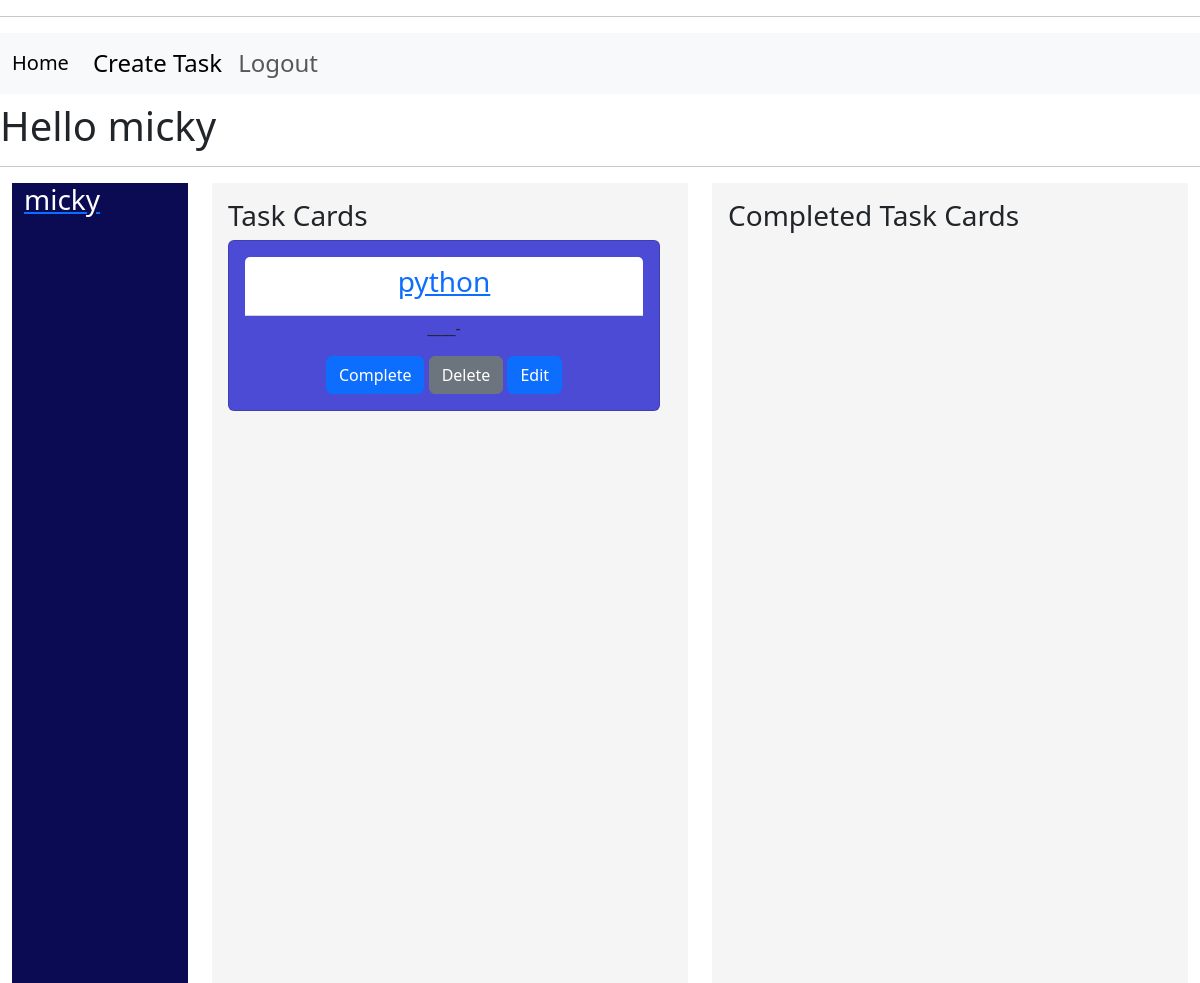
Before: /home/ (signed in) with the older database file.
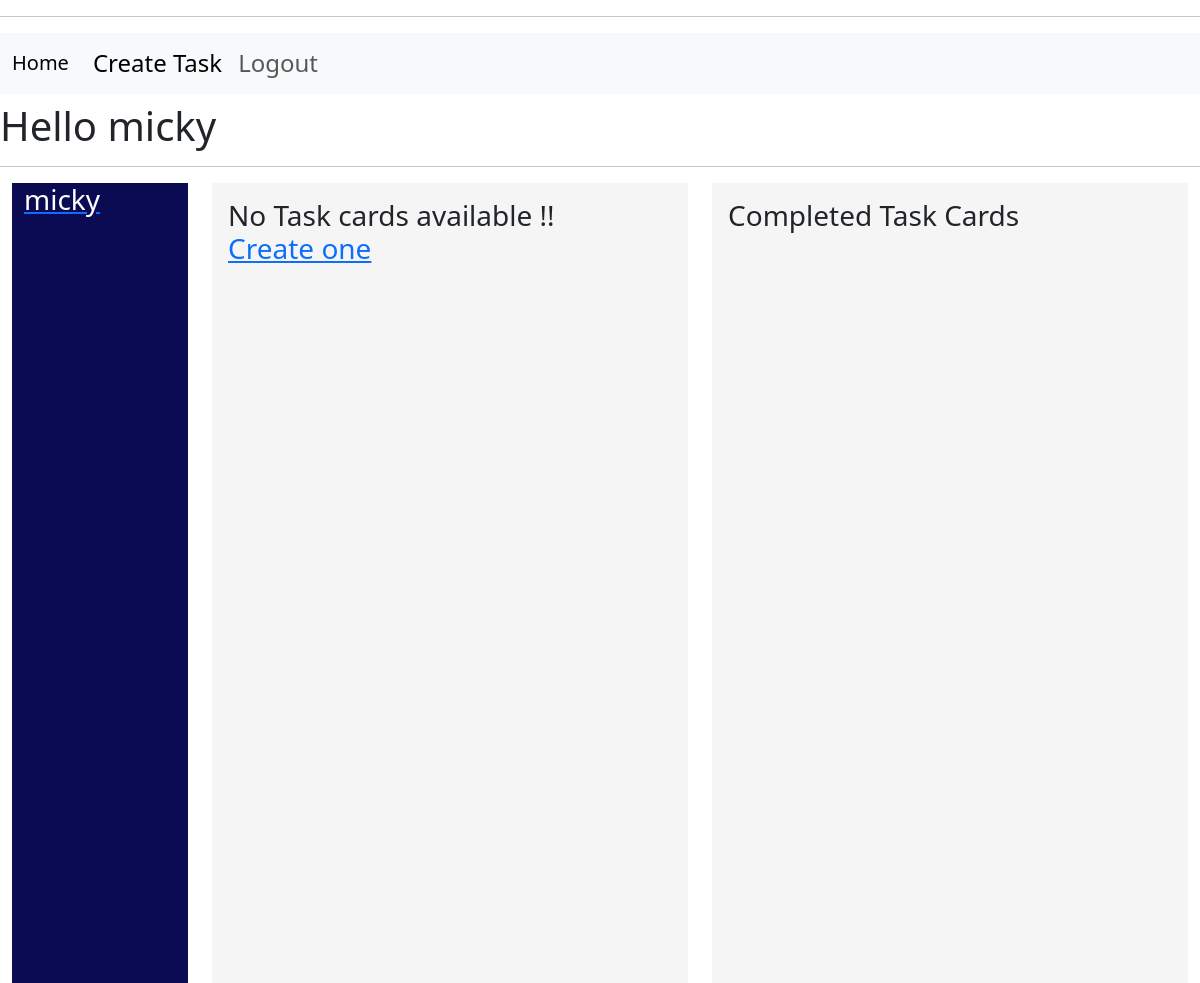
After: the same page with the newer database file.
### core/models.py (models this page shows)
class Task(models.Model):
    user=models.ForeignKey(User,on_delete=models.CASCADE,null=True,blank=True)
    name=models.CharField(max_length=50)
    priority=models.CharField(max_length=50)
    date_created=models.DateField(auto_now_add=True)
    due_date=models.DateField()
    description=models.TextField(max_length=500,null=True,blank=True)
    completed=models.BooleanField(default=False,null=True,blank=True)
    def __str__(self):
        return self.name

### core/views.py (the view)
# urls.py: path("home/",views.homepage,name="homepage"),
@login_required(login_url="/")
def homepage(request):
    completed_tasks=[]
    not_completed_tasks=[]
    tasks=models.Task.objects.filter(user=request.user.id)
    for task in tasks:
        if task.completed==True:
            completed_tasks.append(task)
        else:
            not_completed_tasks.append(task)
    print(completed_tasks)
    print(not_completed_tasks)
    b=len(completed_tasks)
    if b>0:
        b=True
    else:
        b=False
    print(b)
    a=len(not_completed_tasks)
    print(a)
    if a>0:
        a=True
    else:
        a=False
    print(a)
    context={"a":a,"tasks_b":completed_tasks,"tasks_a":not_completed_tasks}
    return render(request,"core/homepage.html",context)

### core/templates/core/homepage.html (shortened to what this page needs)
{% extends "main_template.html" %}
{% block content %}
<div class="container-fluid">
      <div class="row">
            <div class="col-2">
                  <div class="box-sidebar">
                        <div class="container">
                          <a href="{%url 'user-profile'%}">
                                <h3 style="color:white">{{request.user.username}}
                                </h3>
                          </a>
                        </div>
                  </div>
            </div>
            <div class="col">
                  <div class="box">
                        <div class="container-tasks py-3 px-3">
                              {% if not a%}
                              <h3>No Task cards available !!
                                <br>
                                <a href="{% url 'create-task' %}">Create one</a>
                              </h3>
                              {% else %}
                              <h3>Task Cards</h3>
                                {% for task in tasks_a%}
                                <div  class="card text-center mb-3" style="width: 27rem;">
                                  <div class="card-body">
                                        <h5 class="card-header"><a href="{% url 'into-task' task.id %}"><h3>{{task.name}}</h3></a></h5>
                                            {% if task.description %}
                                            <p class="card-text">{{task.description}}</p>
                                            {% endif %}
                                            <a href="{% url 'complete-task' task.id %}" class="btn btn-primary">Complete</a>
                                            <a href="{% url  'delete-task' task.id %}" class="btn btn-secondary">Delete</a>
                                            <a href="{% url  'update-task' task.id %}" class="btn btn-primary">Edit</a>
                                  </div>
                                </div>
                                {% endfor %}
                              {% endif%}
                        </div>
                  </div>
            </div>
          <div class="col">
            <div class="box">
              <div class="container-tasks py-3 px-3">
                {% if not b %}
                <h3> Completed Task Cards</h3>
                {% else %}
                <h3>No completed Task cards available !!
                  <br>
                </h3>
                {%endif%}
              </div>
            </div>
          </div>
</div>
{% endblock %}

Changed rows visible on the page:
removed Task: name "python", description "____-"
Other visible differences:
text no longer shown: "Task Cards"
text now shown: "No Task cards available !! Create one"
